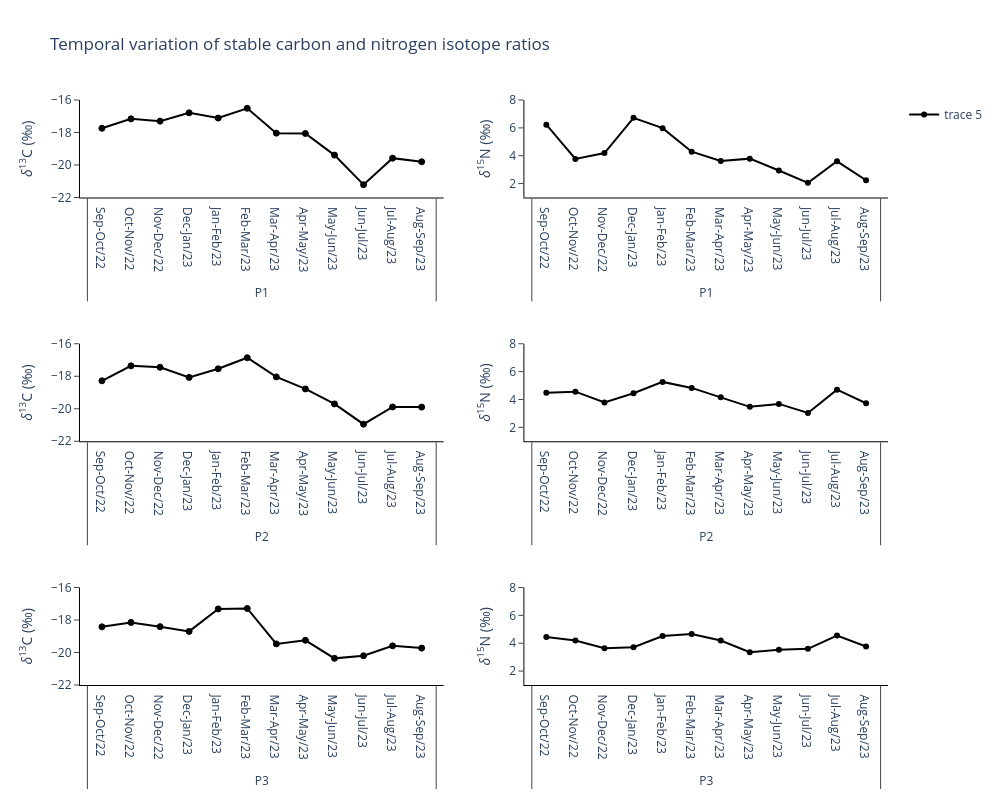

Notebook source saved alongside this figure:
### Markdown cell above
<h4 style='text-align: justify; color: black;'><u>Figure 5</u> - ...</h4>

### Code cell
isotope_ratios(p1, p2, p3)

### Figure 1 — Plotly figure (JSON) as saved in the notebook; plotly's stock layout.template omitted (floating-point values rounded to 4 significant figures)
{"data": [{"line": {"color": "#000000"}, "marker": {"line": {"color": "rgb(0,0,0)", "width": 1}}, "mode": "lines+markers", "showlegend": false, "type": "scatter", "x": [["P1", "P1", "P1", "P1", "P1", "P1", "P1", "P1", "P1", "P1", "P1", "P1"], ["Sep-Oct/22", "Oct-Nov/22", "Nov-Dec/22", "Dec-Jan/23", "Jan-Feb/23", "Feb-Mar/23", "Mar-Apr/23", "Apr-May/23", "May-Jun/23", "Jun-Jul/23", "Jul-Aug/23", "Aug-Sep/23"]], "xaxis": "x", "y": [-17.74, -17.16, -17.3, -16.79, -17.11, -16.51, -18.04, -18.06, -19.39, -21.21, -19.58, -19.8], "yaxis": "y"}, {"line": {"color": "#000000"}, "marker": {"line": {"color": "rgb(0,0,0)", "width": 1}}, "mode": "lines+markers", "showlegend": false, "type": "scatter", "x": [["P2", "P2", "P2", "P2", "P2", "P2", "P2", "P2", "P2", "P2", "P2", "P2"], ["Sep-Oct/22", "Oct-Nov/22", "Nov-Dec/22", "Dec-Jan/23", "Jan-Feb/23", "Feb-Mar/23", "Mar-Apr/23", "Apr-May/23", "May-Jun/23", "Jun-Jul/23", "Jul-Aug/23", "Aug-Sep/23"]], "xaxis": "x3", "y": [-18.28, -17.36, -17.45, -18.07, -17.54, -16.86, -18.04, -18.78, -19.7, -20.95, -19.89, -19.9], "yaxis": "y3"}, {"line": {"color": "#000000"}, "marker": {"line": {"color": "rgb(0,0,0)", "width": 1}}, "mode": "lines+markers", "showlegend": false, "type": "scatter", "x": [["P3", "P3", "P3", "P3", "P3", "P3", "P3", "P3", "P3", "P3", "P3", "P3"], ["Sep-Oct/22", "Oct-Nov/22", "Nov-Dec/22", "Dec-Jan/23", "Jan-Feb/23", "Feb-Mar/23", "Mar-Apr/23", "Apr-May/23", "May-Jun/23", "Jun-Jul/23", "Jul-Aug/23", "Aug-Sep/23"]], "xaxis": "x5", "y": [-18.42, -18.15, -18.41, -18.7, -17.32, -17.29, -19.47, -19.25, -20.36, -20.2, -19.59, -19.73], "yaxis": "y5"}, {"line": {"color": "#000000"}, "mode": "lines+markers", "showlegend": false, "type": "scatter", "x": [["P1", "P1", "P1", "P1", "P1", "P1", "P1", "P1", "P1", "P1", "P1", "P1"], ["Sep-Oct/22", "Oct-Nov/22", "Nov-Dec/22", "Dec-Jan/23", "Jan-Feb/23", "Feb-Mar/23", "Mar-Apr/23", "Apr-May/23", "May-Jun/23", "Jun-Jul/23", "Jul-Aug/23", "Aug-Sep/23"]], "xaxis": "x2", "y": [6.23, 3.77, 4.19, 6.72, 5.98, 4.29, 3.62, 3.79, 2.94, 2.05, 3.6, 2.24], "yaxis": "y2"}, {"line": {"color": "#000000"}, "mode": "lines+markers", "showlegend": false, "type": "scatter", "x": [["P2", "P2", "P2", "P2", "P2", "P2", "P2", "P2", "P2", "P2", "P2", "P2"], ["Sep-Oct/22", "Oct-Nov/22", "Nov-Dec/22", "Dec-Jan/23", "Jan-Feb/23", "Feb-Mar/23", "Mar-Apr/23", "Apr-May/23", "May-Jun/23", "Jun-Jul/23", "Jul-Aug/23", "Aug-Sep/23"]], "xaxis": "x4", "y": [4.49, 4.56, 3.79, 4.45, 5.26, 4.83, 4.15, 3.47, 3.68, 3.03, 4.7, 3.73], "yaxis": "y4"}, {"line": {"color": "#000000"}, "mode": "lines+markers", "showlegend": true, "type": "scatter", "x": [["P3", "P3", "P3", "P3", "P3", "P3", "P3", "P3", "P3", "P3", "P3", "P3"], ["Sep-Oct/22", "Oct-Nov/22", "Nov-Dec/22", "Dec-Jan/23", "Jan-Feb/23", "Feb-Mar/23", "Mar-Apr/23", "Apr-May/23", "May-Jun/23", "Jun-Jul/23", "Jul-Aug/23", "Aug-Sep/23"]], "xaxis": "x6", "y": [4.44, 4.2, 3.64, 3.71, 4.52, 4.66, 4.19, 3.35, 3.53, 3.6, 4.55, 3.76], "yaxis": "y6"}], "layout": {"height": 800, "plot_bgcolor": "white", "title": {"text": "Temporal variation of stable carbon and nitrogen isotope ratios"}, "width": 1000, "xaxis": {"anchor": "y", "domain": [0, 0.45], "linecolor": "black"}, "xaxis2": {"anchor": "y2", "domain": [0.55, 1], "linecolor": "black"}, "xaxis3": {"anchor": "y3", "domain": [0, 0.45], "linecolor": "black"}, "xaxis4": {"anchor": "y4", "domain": [0.55, 1], "linecolor": "black"}, "xaxis5": {"anchor": "y5", "domain": [0, 0.45], "linecolor": "black"}, "xaxis6": {"anchor": "y6", "domain": [0.55, 1], "linecolor": "black"}, "yaxis": {"anchor": "x", "domain": [0.8333, 1.0], "linecolor": "black", "range": [-22, -16], "ticks": "outside", "title": {"text": "<i>δ</i><sup>13</sup>C (‰)"}}, "yaxis2": {"anchor": "x2", "domain": [0.8333, 1.0], "linecolor": "black", "range": [1, 8], "ticks": "outside", "title": {"text": "<i>δ</i><sup>15</sup>N (‰)"}}, "yaxis3": {"anchor": "x3", "domain": [0.4167, 0.5833], "linecolor": "black", "range": [-22, -16], "ticks": "outside", "title": {"text": "<i>δ</i><sup>13</sup>C (‰)"}}, "yaxis4": {"anchor": "x4", "domain": [0.4167, 0.5833], "linecolor": "black", "range": [1, 8], "ticks": "outside", "title": {"text": "<i>δ</i><sup>15</sup>N (‰)"}}, "yaxis5": {"anchor": "x5", "domain": [0, 0.1667], "linecolor": "black", "range": [-22, -16], "ticks": "outside", "title": {"text": "<i>δ</i><sup>13</sup>C (‰)"}}, "yaxis6": {"anchor": "x6", "domain": [0, 0.1667], "linecolor": "black", "range": [1, 8], "ticks": "outside", "title": {"text": "<i>δ</i><sup>15</sup>N (‰)"}}}}
